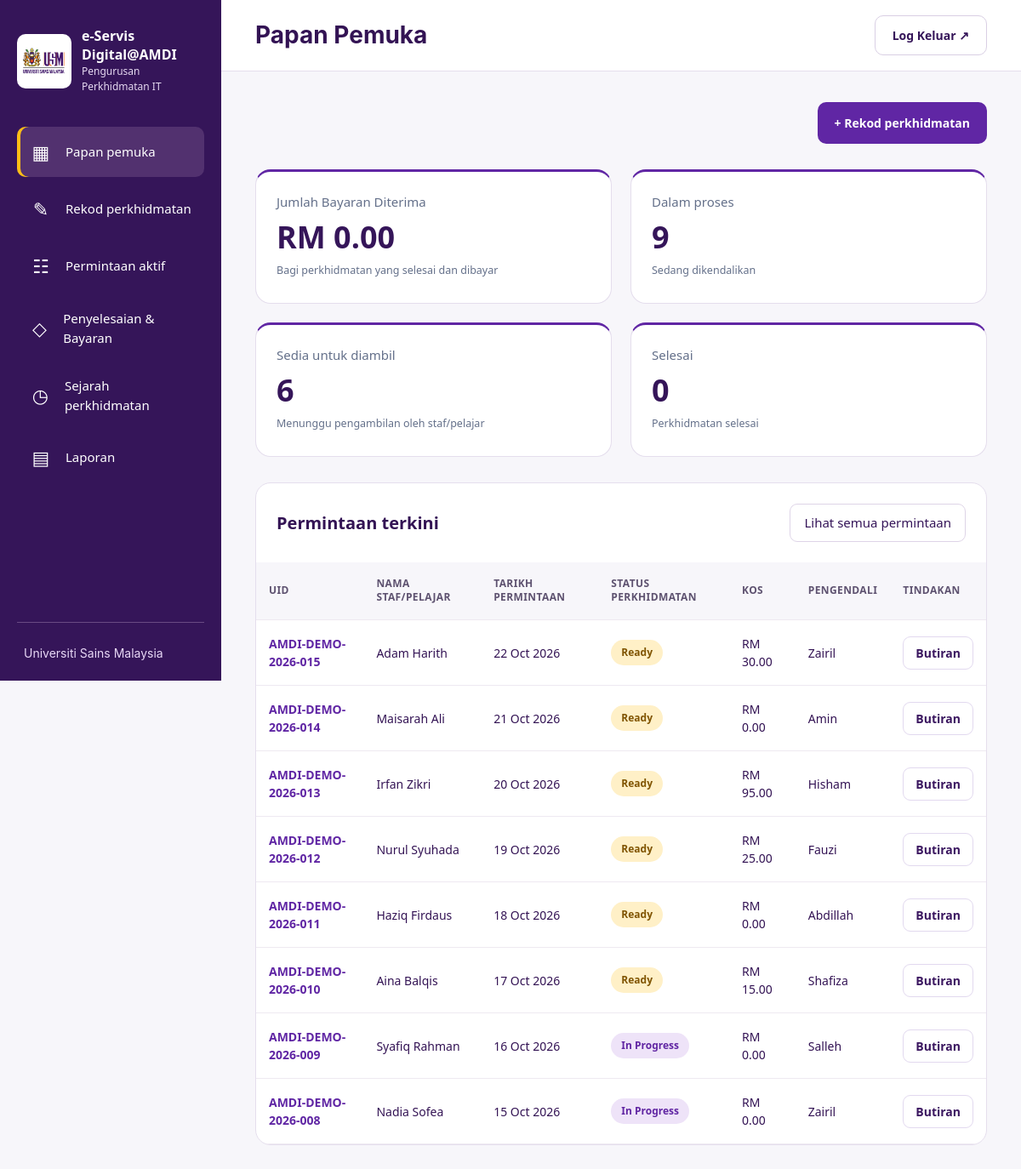
The page /home.php (signed in) on the database as committed earlier.
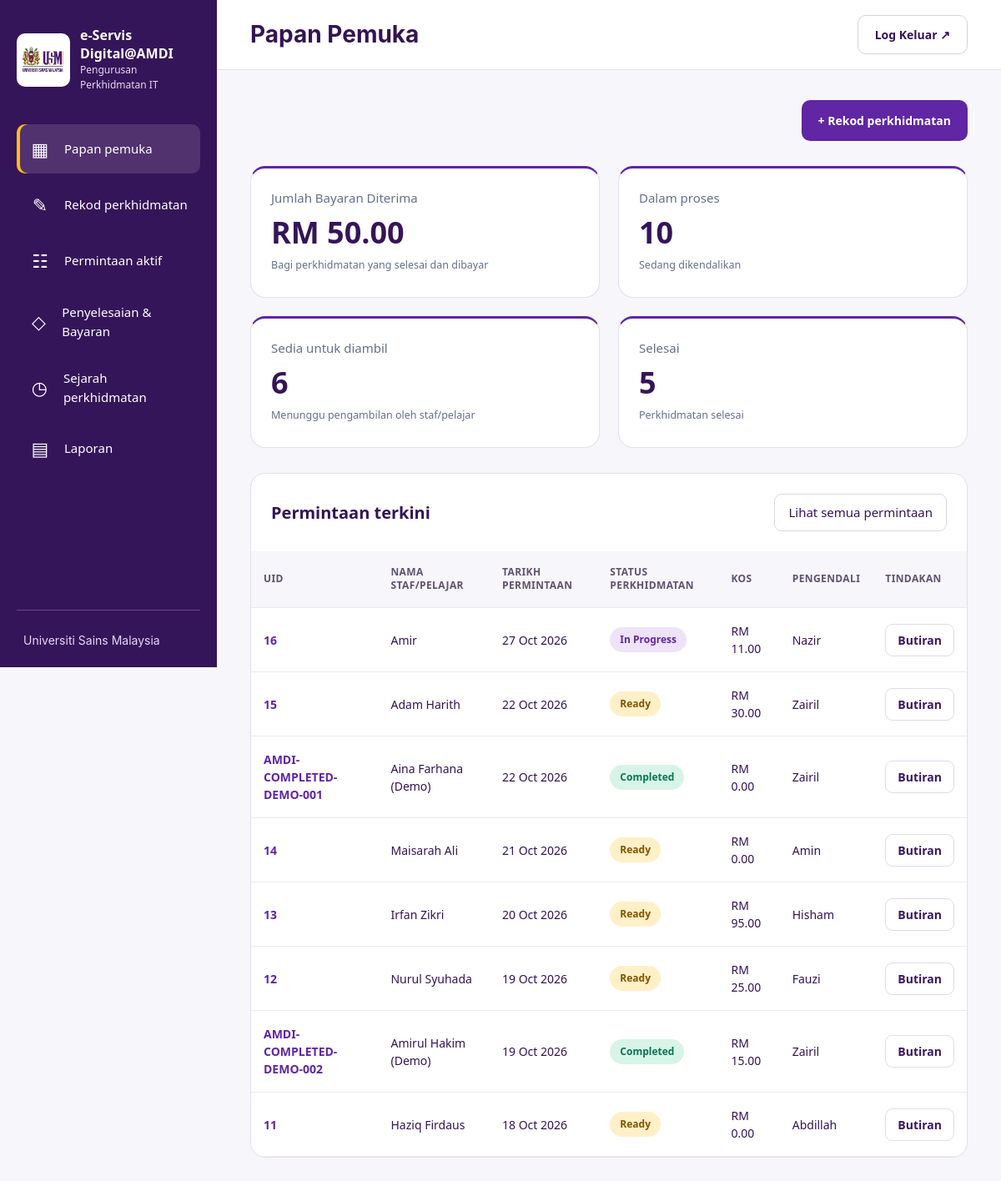
The same page on the database as committed later.
### tables this page shows
CREATE TABLE `service_requests` (
  `id` int(10) UNSIGNED NOT NULL,
  `uid` varchar(40) NOT NULL,
  `requester_name` varchar(150) NOT NULL,
  `department_id` int(10) UNSIGNED NOT NULL,
  `service_type_id` int(10) UNSIGNED NOT NULL,
  `service_details` text NOT NULL,
  `estimated_cost` decimal(10,2) NOT NULL,
  `requested_at` datetime NOT NULL,
  `handler_id` int(10) UNSIGNED NOT NULL,
  `status` enum('in_progress','ready','completed') NOT NULL DEFAULT 'in_progress',
  `ready_at` datetime DEFAULT NULL,
  `picked_up_at` datetime DEFAULT NULL,
  `payment_date` date DEFAULT NULL,
  `reference_no` varchar(100) DEFAULT NULL,
  `completed_at` datetime DEFAULT NULL,
  `created_by` int(10) UNSIGNED NOT NULL,
  `completed_by` int(10) UNSIGNED DEFAULT NULL,
  `created_at` datetime NOT NULL DEFAULT current_timestamp(),
  `updated_at` datetime NOT NULL DEFAULT current_timestamp() ON UPDATE current_timestamp(),
  `requester_phone` varchar(30) DEFAULT NULL,
  `requester_email` varchar(190) DEFAULT NULL,
  `device_ownership` enum('usm','personal') DEFAULT NULL,
  `device_type` varchar(30) DEFAULT NULL,
  `device_type_other` varchar(100) DEFAULT NULL,
  `device_brand` varchar(120) DEFAULT NULL,
  `device_model` varchar(150) DEFAULT NULL,
  `device_serial` varchar(150) DEFAULT NULL,
  `asset_number` varchar(150) DEFAULT NULL,
  `device_condition` enum('unchecked','good','damaged','off') DEFAULT NULL,
  `condition_notes` varchar(1000) DEFAULT NULL
);

CREATE TABLE `handlers` (
  `id` int(10) UNSIGNED NOT NULL,
  `name` varchar(150) NOT NULL,
  `is_active` tinyint(1) NOT NULL DEFAULT 1
);

### includes/auth.php (called while the page is built, shortened)
<?php
function e(string $value): string {
    return htmlspecialchars($value, ENT_QUOTES, 'UTF-8');
}

### home.php (the view, shortened to what the changed rows need)
<?php
require __DIR__ . '/includes/auth.php';
require __DIR__ . '/config/database.php';
$summary = $pdo->query("SELECT COALESCE(
    SUM(CASE WHEN status = 'completed' THEN estimated_cost ELSE 0 END),
    0
) AS total_cost, SUM(status='in_progress') AS in_progress, SUM(status='ready') AS ready, SUM(status='completed') AS completed FROM service_requests")->fetch();
$recent = $pdo->query("SELECT r.uid,r.requester_name,r.requested_at,r.status,r.estimated_cost,r.service_details,h.name AS handler_name,d.name AS department_name,t.name AS service_type_name FROM service_requests r JOIN handlers h ON h.id=r.handler_id JOIN departments d ON d.id=r.department_id JOIN service_types t ON t.id=r.service_type_id ORDER BY r.requested_at DESC,r.id DESC LIMIT 8")->fetchAll();
$labels = ['in_progress' => 'In Progress', 'ready' => 'Ready', 'completed' => 'Completed'];
?>
<!DOCTYPE html>
<html lang="ms">
<head>
    <link rel="stylesheet" href="<?= APP_BASE ?>/assets/css/style.css">
    <link rel="stylesheet" href="<?= APP_BASE ?>/assets/css/sidebar.css">
    <link rel="stylesheet" href="<?= APP_BASE ?>/assets/css/dashboard.css?v=20261027c">
</head>
<body class="workspace amdi-type"><?php $activePage = 'home';
                        require __DIR__ . '/includes/sidebar.php'; ?>
    <div class="dashboard-area">
        <header class="dashboard-header">
            <div>
                        <h1>Papan Pemuka</h1>
            </div>
        </header>
        <main class="dashboard-main" id="main-content" tabindex="-1">
            <section class="stats-grid" aria-label="Statistik perkhidmatan">
                <div class="stat-card"><span>Jumlah Bayaran Diterima</span><strong>RM <?= number_format((float)$summary['total_cost'], 2) ?></strong><small>Bagi perkhidmatan yang selesai dan dibayar</small></div>
                <div class="stat-card"><span>Dalam proses</span><strong><?= (int)$summary['in_progress'] ?></strong><small>Sedang dikendalikan</small></div>
                <div class="stat-card"><span>Selesai</span><strong><?= (int)$summary['completed'] ?></strong><small>Perkhidmatan selesai</small></div>
            </section>
            <section class="recent-panel">
                <div class="recent-heading">
                    <h2>Permintaan terkini</h2><a href="<?= APP_BASE ?>/aktif.php">Lihat semua permintaan</a>
                </div>
                <div class="table-scroll">
                    <table>
                        <thead>
                            <tr>
                                <th>UID</th>
                                <th>NAMA STAF/PELAJAR</th>
                                <th>TARIKH PERMINTAAN</th>
                                <th>STATUS PERKHIDMATAN</th>
                                <th>KOS</th>
                                <th>PENGENDALI</th>
                                <th>TINDAKAN</th>
                            </tr>
                        </thead>
                        <tbody><?php foreach ($recent as $r): ?><tr>
                                    <td class="uid"><?= e($r['uid']) ?></td>
                                    <td><?= e($r['requester_name']) ?></td>
                                    <td><?= e(date('d M Y', strtotime($r['requested_at']))) ?></td>
                                    <td><span class="status status-<?= e($r['status']) ?>"><?= e($labels[$r['status']] ?? $r['status']) ?></span></td>
                                    <td>RM <?= number_format((float)$r['estimated_cost'], 2) ?></td>
                                    <td><?= e($r['handler_name']) ?></td>
                                    <td>
                                        <button type="button" class="details-button" data-details
                                            aria-haspopup="dialog" aria-controls="request-details"
                                            aria-label="Lihat butiran <?= e($r['uid']) ?>"
                                            data-record="<?= e(json_encode($r, JSON_THROW_ON_ERROR)) ?>">Butiran</button>
                                    </td>
                                </tr><?php endforeach; ?><?php if (!$recent): ?><tr>
                                </tr><?php endif; ?></tbody>
                    </table>
                </div>
            </section>
        </main>
    </div>
</body>
</html>

### includes/sidebar.php (shortened to what the changed rows need)
<?php
$navigation = [
'home'=>['Papan pemuka','/home.php','▦'],
'create'=>['Rekod perkhidmatan','/rekod.php','✎'],
'active'=>['Permintaan aktif','/aktif.php','☷'],
'payment'=>['Penyelesaian & Bayaran','/payments/index.php','◇'],
'history'=>['Sejarah perkhidmatan','/history.php','◷'],
'reports'=>['Laporan','/reports.php','▤'],
];
?>
<aside class="sidebar"><div id="sidebar-menu" class="sidebar-menu"><nav class="sidebar-nav" aria-label="Menu utama"><?php foreach($navigation as $key=>[$label,$path,$icon]): ?><a href="<?= APP_BASE . $path ?>"<?= ($activePage ?? '') === $key ? ' aria-current="page"' : '' ?>><span class="nav-icon" aria-hidden="true"><?= $icon ?></span><?= e($label) ?></a><?php endforeach; ?></nav></div></aside>

Rows that differ between the two databases and show on the page:
no longer on this page (row edited): service_requests: uid "AMDI-DEMO-2026-010", requester_name "Aina Balqis", requested_at "17 Oct 2026", status "Ready", estimated_cost "15.00", handler.name "Shafiza"
no longer on this page (row edited): service_requests: uid "AMDI-DEMO-2026-009", requester_name "Syafiq Rahman", requested_at "16 Oct 2026", status "In Progress", estimated_cost "0.00", handler.name "Salleh"
no longer on this page (row edited): service_requests: uid "AMDI-DEMO-2026-008", requester_name "Nadia Sofea", requested_at "15 Oct 2026", status "In Progress", estimated_cost "0.00", handler.name "Zairil"
added service_requests: uid "16", requester_name "Amir", requested_at "27 Oct 2026", status "In Progress", estimated_cost "11.00", handler.name "Nazir"
changed service_requests "Adam Harith": uid "AMDI-DEMO-2026-015" → "15"
added service_requests: uid "AMDI-COMPLETED-DEMO-001", requester_name "Aina Farhana (Demo)", requested_at "22 Oct 2026", status "Completed", estimated_cost "0.00", handler.name "Zairil"
changed service_requests "Maisarah Ali": uid "AMDI-DEMO-2026-014" → "14"
changed service_requests "Irfan Zikri": uid "AMDI-DEMO-2026-013" → "13"
changed service_requests "Nurul Syuhada": uid "AMDI-DEMO-2026-012" → "12"
added service_requests: uid "AMDI-COMPLETED-DEMO-002", requester_name "Amirul Hakim (Demo)", requested_at "19 Oct 2026", status "Completed", estimated_cost "15.00", handler.name "Zairil"
changed service_requests "Haziq Firdaus": uid "AMDI-DEMO-2026-011" → "11"
Other text that changed with them:
$summary['total_cost']: "0.00" → "50.00"
$summary['in_progress']: "9" → "10"
$summary['completed']: "0" → "5"
